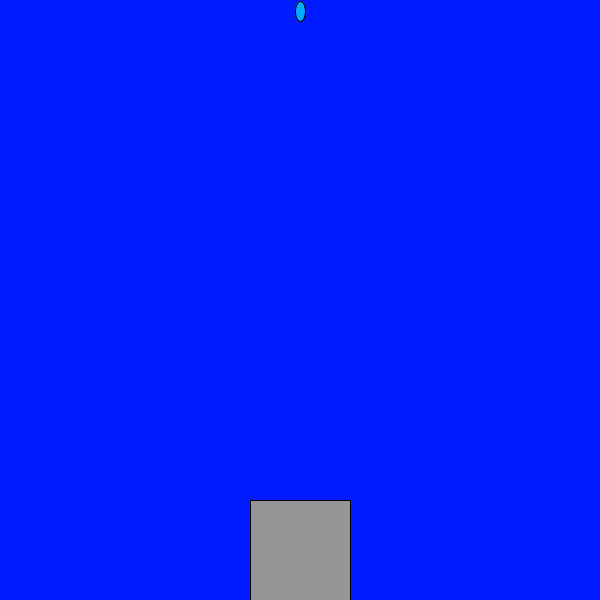
Frame 1 (no input)
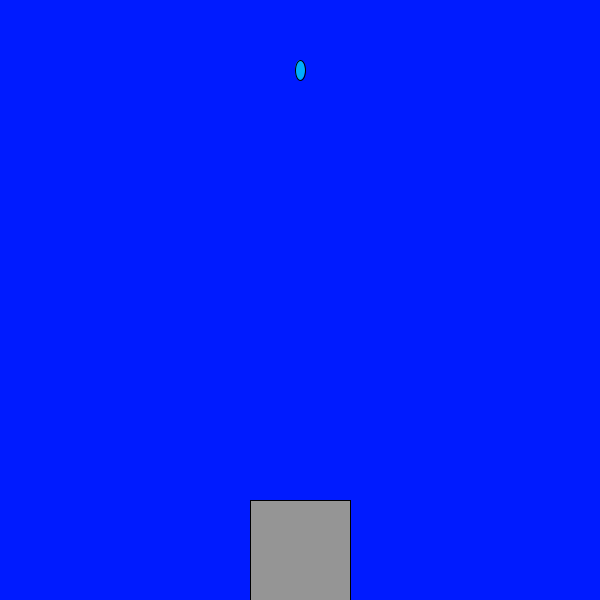
Frame 60 (the mouse pressed at the canvas centre just before this capture)
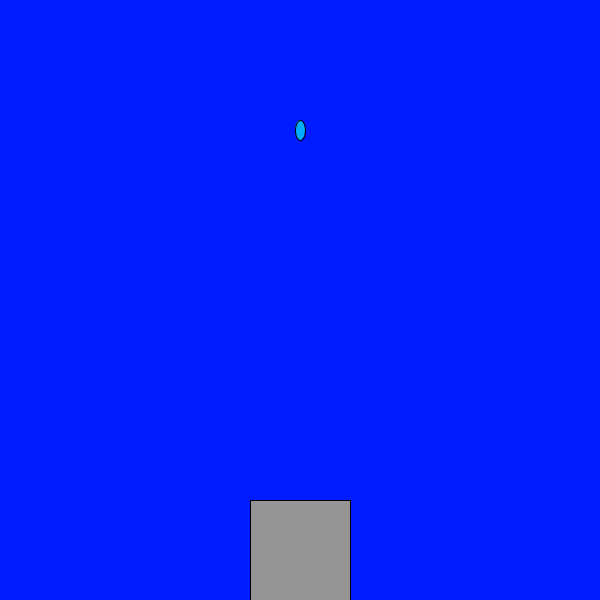
Frame 120 (the mouse held since frame 60 and released just before this capture)

The Processing sketch that drew these frames (run headless with seeded random() and noise(); from frame 60 on, the mouse is pressed at the canvas centre):

// Processing sketch: rainGame
// ── rainGame.pde
int raindropY=10;
//int randomNumber = random(600);
void setup(){
  size(600, 600);
  background(#001BFF);
}

void draw(){
  background(#001BFF);
  fill(#00ACFF);
  stroke(#000000);
  raindropY++;
  ellipse(300, raindropY, 10, 20);
  fill(#959595);
  stroke(#000000);
  rect(250, 500, 100, 120);
  if(raindropY==500){
   //step 5
  }
}
